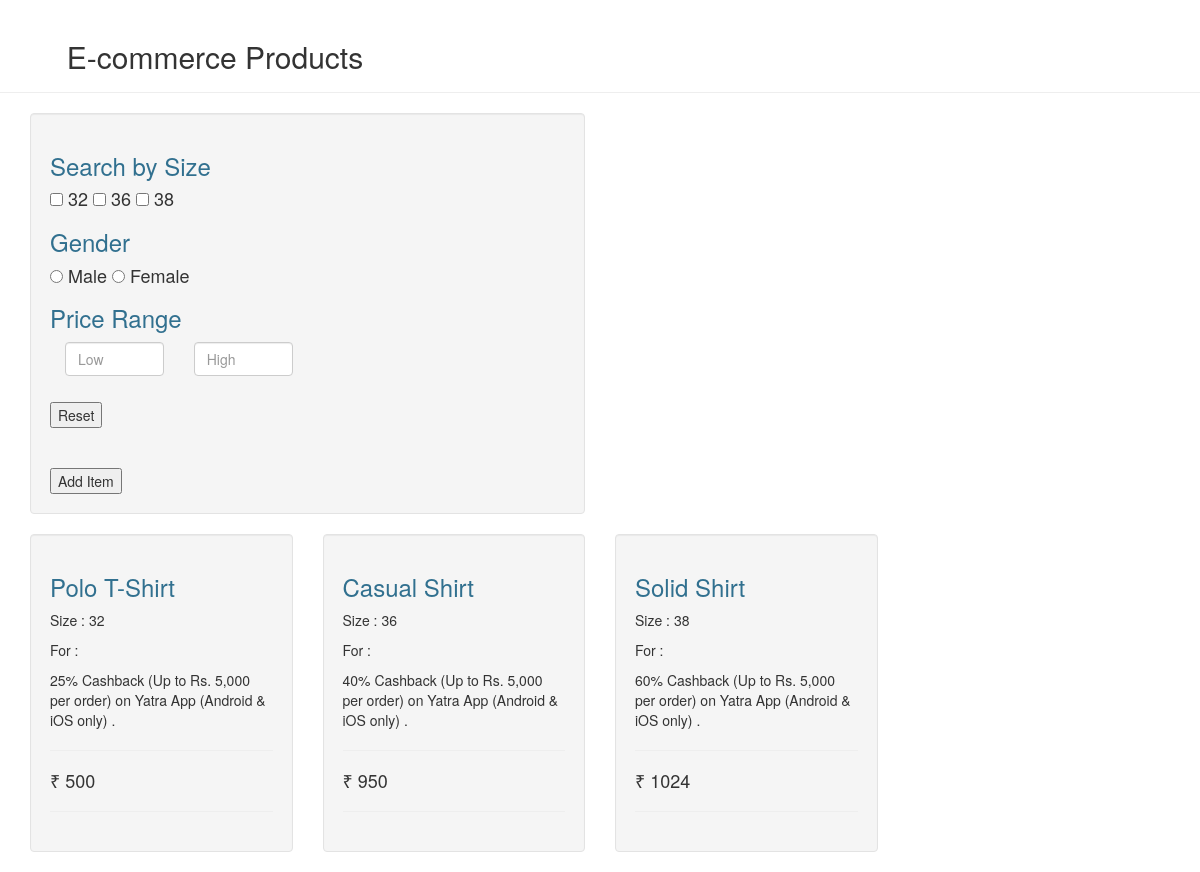
/Prac7/index.php, run on the app's committed database.
### tables this page shows
CREATE TABLE IF NOT EXISTS `products` (
  `id` int(11) NOT NULL AUTO_INCREMENT,
  `name` varchar(100) NOT NULL,
  `description` varchar(250) NOT NULL,
  `size` int(11) NOT NULL,
  `price` decimal(10,0) NOT NULL,
  PRIMARY KEY (`id`)
);

### Prac7/index.php (the view, shortened to what this page needs)
<html>
<head>
    <link rel="stylesheet" href="https://maxcdn.bootstrapcdn.com/bootstrap/3.3.5/css/bootstrap.min.css">
</head>
<body>
<?php
    $db=new mysqli('localhost','raj','raj','shopping');
    $all_row=$db->query("SELECT * FROM products");
?>
<div class="page-header">
<h2>&nbsp;&nbsp;&nbsp;&nbsp;&nbsp;&nbsp;&nbsp;
E-commerce Products</h2>
</div>
<div class="container">
     <div class="row">
          <form id="search_form">
          <div class="col-sm-6">
            <div class="well">
                <h3 class="text-info">Search by Size</h3>
                <h4>
                <input value="32" class="sort_rang" name="size[]" value="New" type="checkbox"> 32
                <input value="36" class="sort_rang" name="size[]" value="New" type="checkbox"> 36
                <input value="38" class="sort_rang" name="size[]" value="New" type="checkbox"> 38
                </h4>
                <h3 class="text-info">Gender</h3>
                <h4>
                <input type="radio" class="sort_rang" value="male" id="gender" name="gender"> Male</input>
                <input type="radio" class="sort_rang" value="female" id="gender" name="gender"> Female</input>
                </h4>
                <h3 class="text-info">Price Range</h3>
                <h4>
                <div class="col-xs-3">
                  <input class="form-control" type="number" name="low" value="low" id="low" placeholder="Low">
                </div>
                <div class="col-xs-3">
                  <input class="form-control" type="number" name="high" value="high" id="high" placeholder="High">
                </div>
                </h4>
              <br><br><br>
                <button type="reset" name="reset" id="reset" value="reset">Reset</button>
              <br><br><br>
                <button type="submit" name="add_item" id="add_item" value="add_item">Add Item</button>
            </div>
          </div>
          </form>
    </div>
    <div class="row">
      <div class="ajax_result">
      <?php if(isset($all_row) && is_object($all_row) && count($all_row)): $i=1;?>
        <?php foreach ($all_row as $key => $product) { ?>
        <div class="col-sm-3 ">
          <div class="well">
        		<h3 class="text-info"><?php echo $product['name']; ?></h3>
        		<p>Size : <?php echo $product['size']; ?></p>
            <p>For : <?php echo ucfirst($product['gender']); ?></p>
        		<p><?php echo $product['description']; ?></p>
        		<hr>
        		<h4>₹ <?php echo $product['price']; ?></h4>
        		<hr>
        </div>
        </div>
        <?php } ?>
      <?php endif; ?>
        <div class="col-sm-3 ">
        </div>
     </div>
	</div>
</div>
</body>
</html>

### data on the page
products: name "Polo T-Shirt", size "32", description "25% Cashback (Up to Rs. 5,000 per order) on Yatra App (Android & iOS only) .", price "500"
products: name "Casual Shirt", size "36", description "40% Cashback (Up to Rs. 5,000 per order) on Yatra App (Android & iOS only) .", price "950"
products: name "Solid Shirt", size "38", description "60% Cashback (Up to Rs. 5,000 per order) on Yatra App (Android & iOS only) .", price "1024"
